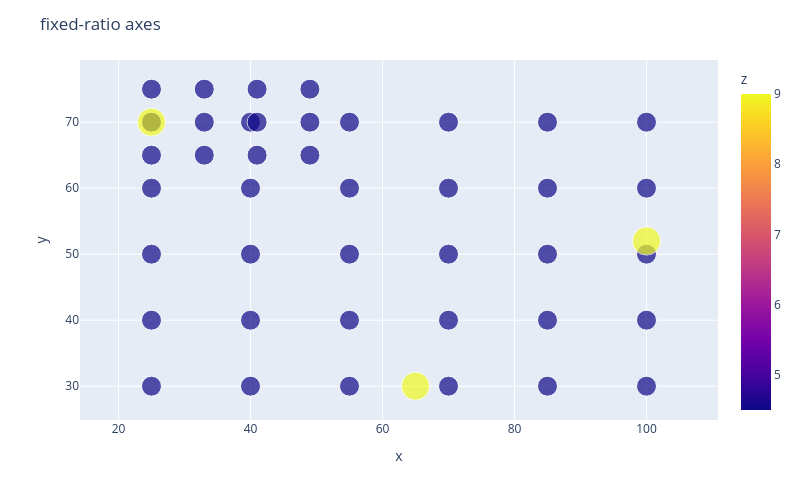

Source (notebook cell):
### Code cell
# PANEL_XRANGE = (26, 106)
PANEL_XRANGE = (45, 106)
# PANEL_YRANGE = (30, 70)
PANEL_YRANGE = (40, 70)
PANEL_ZHOME = 9

def gen_bb_grid(*, nx=10, ny=5, xrange=PANEL_XRANGE, yrange=PANEL_YRANGE):
    xmin, xmax = xrange
    ymin, ymax = yrange

    # coords = [
    #     (xmin, ymin, PANEL_ZHOME),
    #     (xmin, ymax, PANEL_ZHOME),
    #     (xmax, ymin, PANEL_ZHOME),
    #     (xmax, ymax, PANEL_ZHOME),
    # ]
    coords = []
    stepx = (xmax - xmin) // (nx - 1)
    stepy = (ymax - ymin) // (ny - 1)
    
    for x in range(xmin, xmax + 1, stepx):
        for y in range(ymin, ymax + 1, stepy):
            coords.append((x, y, PANEL_ZHOME/2))

    return pd.DataFrame(coords, columns=['x', 'y', 'z'])


df = pd.concat([
    # gen_bb_grid(nx=2, ny=2, xrange=(60, 80), yrange=(40, 60)),
    # gen_bb_grid(nx=2, ny=5, xrange=(60, 65), yrange=(50, 55)),
    # gen_bb_grid(nx=5, ny=2, xrange=(70, 75), yrange=(60, 65)),
    # gen_bb_grid(nx=4, ny=4, xrange=(50, 75), yrange=(45, 65)),
    gen_bb_grid(nx=6, ny=5, xrange=(25, 100), yrange=(30, 70)),
    # gen_bb_grid(nx=4, ny=4, xrange=(50, 60), yrange=(50, 60)),
    # gen_bb_grid(nx=4, ny=4, xrange=(40, 90), yrange=(35, 65)),
    gen_bb_grid(nx=4, ny=3, xrange=(25, 50), yrange=(65, 75)),
    # gen_bb_grid(nx=3, ny=3, xrange=(40, 65), yrange=(45, 60)),
    # gen_bb_grid(nx=3, ny=3, xrange=(50, 70), yrange=(40, 55)),
    # gen_bb_grid(nx=3, ny=3, xrange=(55, 70), yrange=(48, 60)),
    pd.DataFrame([
            (100, 52, PANEL_ZHOME),
            (65, 30, PANEL_ZHOME),
            (25, 70, PANEL_ZHOME),
            # (65, 35, PANEL_ZHOME),
            # (25, 50, PANEL_ZHOME),
            # (105, 65, PANEL_ZHOME),
    ], columns=['x', 'y', 'z']),
])

fig = px.scatter(df, x='x', y='y', color='z', size='z')
fig.update_layout(
    width = 800,
    height = 500,
    title = "fixed-ratio axes"
)
fig.update_yaxes(
    scaleanchor = "x",
    scaleratio = 1,
  )
fig.show()

### Figure 1 — Plotly figure (JSON) as saved in the notebook; plotly's stock layout.template omitted (floating-point values rounded to 4 significant figures)
{"data": [{"hovertemplate": "x=%{x}<br>y=%{y}<br>z=%{marker.color}<extra></extra>", "legendgroup": "", "marker": {"color": [4.5, 4.5, 4.5, 4.5, 4.5, 4.5, 4.5, 4.5, 4.5, 4.5, 4.5, 4.5, 4.5, 4.5, 4.5, 4.5, 4.5, 4.5, 4.5, 4.5, 4.5, 4.5, 4.5, 4.5, 4.5, 4.5, 4.5, 4.5, 4.5, 4.5, 4.5, 4.5, 4.5, 4.5, 4.5, 4.5, 4.5, 4.5, 4.5, 4.5, 4.5, 4.5, 9.0, 9.0, 9.0], "coloraxis": "coloraxis", "size": [4.5, 4.5, 4.5, 4.5, 4.5, 4.5, 4.5, 4.5, 4.5, 4.5, 4.5, 4.5, 4.5, 4.5, 4.5, 4.5, 4.5, 4.5, 4.5, 4.5, 4.5, 4.5, 4.5, 4.5, 4.5, 4.5, 4.5, 4.5, 4.5, 4.5, 4.5, 4.5, 4.5, 4.5, 4.5, 4.5, 4.5, 4.5, 4.5, 4.5, 4.5, 4.5, 9.0, 9.0, 9.0], "sizemode": "area", "sizeref": 0.0225, "symbol": "circle"}, "mode": "markers", "name": "", "orientation": "v", "showlegend": false, "type": "scatter", "x": [25, 25, 25, 25, 25, 40, 40, 40, 40, 40, 55, 55, 55, 55, 55, 70, 70, 70, 70, 70, 85, 85, 85, 85, 85, 100, 100, 100, 100, 100, 25, 25, 25, 33, 33, 33, 41, 41, 41, 49, 49, 49, 100, 65, 25], "xaxis": "x", "y": [30, 40, 50, 60, 70, 30, 40, 50, 60, 70, 30, 40, 50, 60, 70, 30, 40, 50, 60, 70, 30, 40, 50, 60, 70, 30, 40, 50, 60, 70, 65, 70, 75, 65, 70, 75, 65, 70, 75, 65, 70, 75, 52, 30, 70], "yaxis": "y"}], "layout": {"coloraxis": {"colorbar": {"title": {"text": "z"}}, "colorscale": [[0, "#0d0887"], [0.1111, "#46039f"], [0.2222, "#7201a8"], [0.3333, "#9c179e"], [0.4444, "#bd3786"], [0.5556, "#d8576b"], [0.6667, "#ed7953"], [0.7778, "#fb9f3a"], [0.8889, "#fdca26"], [1, "#f0f921"]]}, "height": 500, "legend": {"itemsizing": "constant", "tracegroupgap": 0}, "margin": {"t": 60}, "title": {"text": "fixed-ratio axes"}, "width": 800, "xaxis": {"anchor": "y", "domain": [0, 1], "title": {"text": "x"}}, "yaxis": {"anchor": "x", "domain": [0, 1], "scaleanchor": "x", "scaleratio": 1, "title": {"text": "y"}}}}
